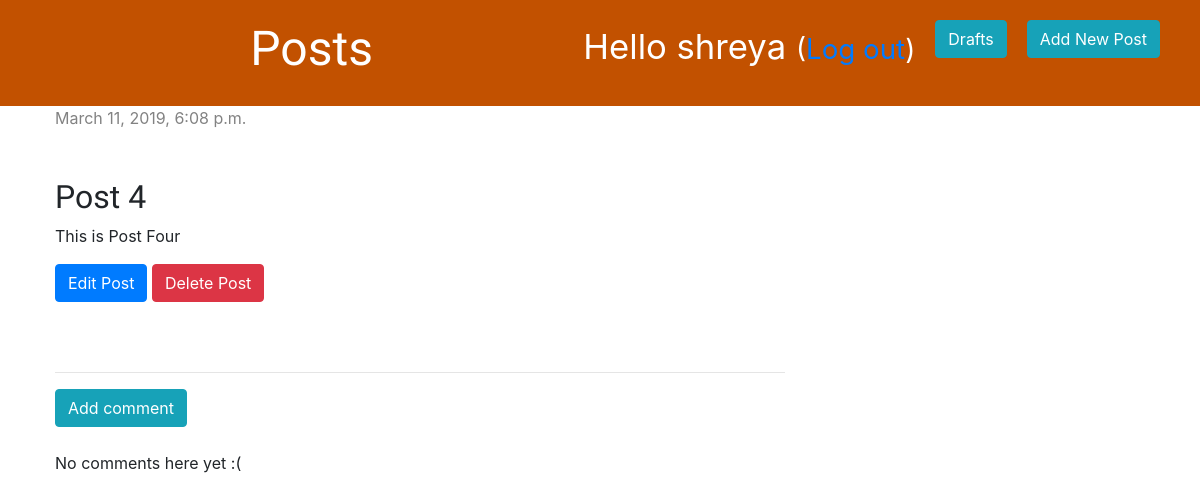
Before: /post/4/ (signed in) with the older database file.
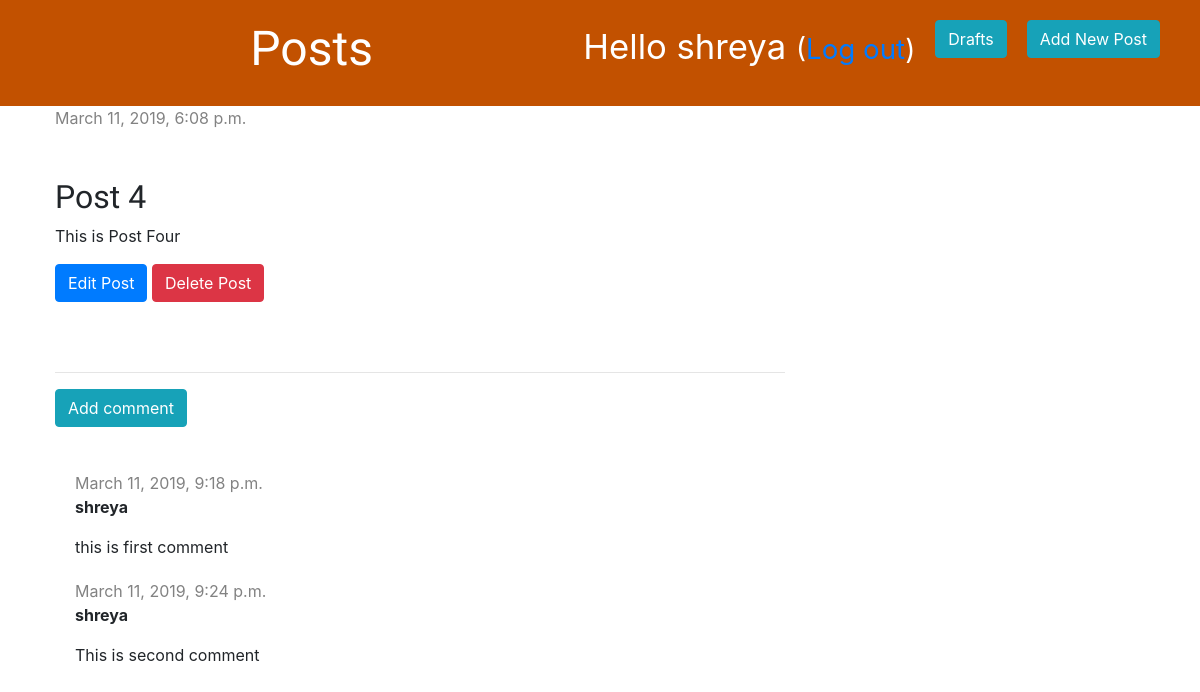
After: the same page with the newer database file.
### blog/models.py (models this page shows, shortened)
class Post(models.Model):
    author = models.ForeignKey(settings.AUTH_USER_MODEL, on_delete=models.CASCADE)
    title = models.CharField(max_length=200)
    text = models.TextField()
    created_date = models.DateTimeField(default=timezone.now)
    published_date = models.DateTimeField(blank=True, null=True)

class Comment(models.Model):
    post = models.ForeignKey('blog.Post', on_delete=models.CASCADE, related_name='comments')
    author = models.CharField(max_length=200)
    text = models.TextField()
    created_date = models.DateTimeField(default=timezone.now)
    approved_comment = models.BooleanField(default=False)

### blog/views.py (the view)
# urls.py: path('post/<int:pk>/', views.post_detail, name='post_detail'),
def post_detail(request, pk):
    post = get_object_or_404(Post, pk=pk)
    return render(request, 'blog/post_detail.html', {'post': post})

### blog/templates/blog/post_detail.html (shortened to what this page needs)
{% extends 'blog/base.html' %}
{% block content %}
    <div class="post">
        {% if post.published_date %}
            <div class="date">
                {{ post.published_date }}
            </div>
        {% else %}
            <br><a class="btn btn-success" href="{% url 'post_publish' pk=post.pk %}">Publish</a>
        {% endif %}
        <br><br>
        <h2>{{ post.title }}</h2>
        <p>{{ post.text|linebreaksbr }}</p>
        {% if user.is_authenticated %}
            <a href="{% url 'post_edit' pk=post.pk %}"><button type="button" class="btn btn-primary">Edit Post</button></a>
            <a href="{% url 'post_remove' pk=post.pk %}"><button type="button" class="btn btn-danger">Delete Post</button></a>
        {% endif %}
    </div>
    <hr>
        <a href="{% url 'add_comment_to_post' pk=post.pk %}"><button type="button" class="btn btn-info">Add comment</button></a><br><br>
        {% for comment in post.comments.all %}
            {% if user.is_authenticated or comment.approved_comment %}
            <div class="comment">
                <div class="date">
                    {{ comment.created_date }}
                    {% if not comment.approved_comment %}
                        <a class="btn btn-default" href="{% url 'comment_remove' pk=comment.pk %}"></a>
                        <a class="btn btn-default" href="{% url 'comment_approve' pk=comment.pk %}"></a>
                    {% endif %}
                </div>
                <strong>{{ comment.author }}</strong>
                <p>{{ comment.text|linebreaks }}</p>
            </div>
            {% endif %}
                {% empty %}
                    <p>No comments here yet :(</p>
        {% endfor %}
{% endblock %}

### blog/templates/blog/base.html (shortened to what this page needs)
{% load static %}
<html>
    <head>
        <link rel="stylesheet" href="//maxcdn.bootstrapcdn.com/bootstrap/4.3.1/css/bootstrap.min.css">
        <link rel="stylesheet" href="//maxcdn.bootstrapcdn.com/bootstrap/4.3.1/css/bootstrap-theme.min.css">
        <link rel="stylesheet" href="{% static 'css/blog.css' %}">
    </head>
    <body>
        <div class="page-header">
            {% if user.is_authenticated %}
                <a href="{% url 'post_new' %}" class="top-menu"><button type="button" class="btn btn-info">Add New Post</button></a>
                <a href="{% url 'post_draft_list' %}" class="top-menu"><button type="button" class="btn btn-info">Drafts</button></a>
                <p class="top-menu">Hello {{ user.username }} <small>(<a href="{% url 'logout' %}">Log out</a>)</small></p>
            {% else %}
                <a href="{% url 'login' %}" class="top-menu"><button type="button" class="btn btn-info">Login</button></a>
            {% endif %}
            <h1 align="center"><a href="{% url 'post_list' %}">Posts</a></h1>
        </div>
        <div class="content container">
            <div class="row">
                <div class="col-md-8">
                {% block content %}
                {% endblock %}
                </div>
            </div>
        </div>
    </body>
</html>

### blog/static/css/blog.css (style rules this page uses)
.page-header { background-color: #C25100; margin-top: 0; padding: 20px 20px 20px 40px; }
.page-header h1, .page-header h1 a, .page-header h1 a:visited, .page-header h1 a:active { color: #ffffff; font-size: 36pt; text-decoration: none; }
.content { margin-left: 40px; }
h1, h2, h3, h4 { font-family: 'Lobster', cursive; }
.date { color: #828282; }
.top-menu, .top-menu:hover, .top-menu:visited { color: #ffffff; float: right; font-size: 26pt; margin-right: 20px; }
.post { margin-bottom: 70px; }
.comment { margin: 20px 0px 20px 20px; }

Changed rows visible on the page:
added Comment: created_date "March 11, 2019, 9:18 p.m.", approved_comment False (drawn), author "shreya", text "this is first comment"
added Comment: created_date "March 11, 2019, 9:24 p.m.", approved_comment False (drawn), author "shreya", text "This is second comment"
Other visible differences:
text no longer shown: "No comments here yet :("
